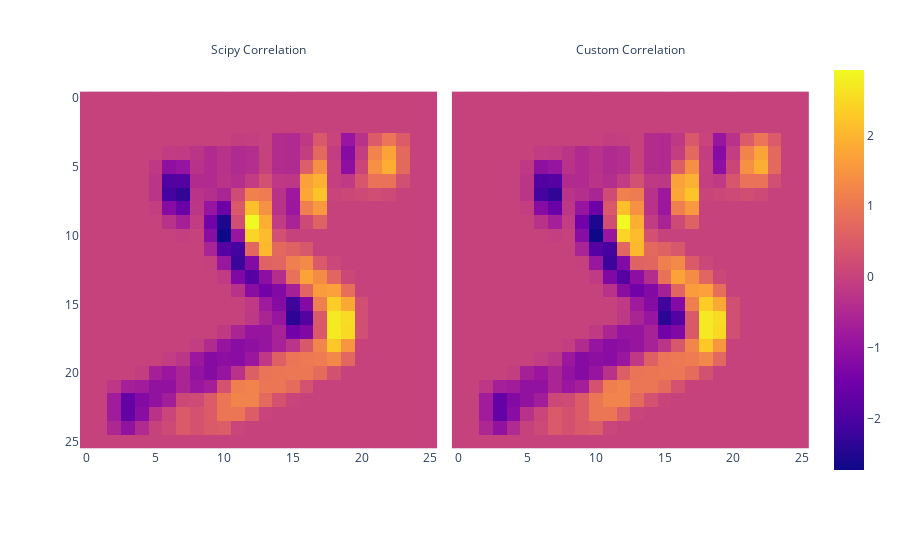

Notebook cell for this chart:
### Markdown cell above
### result visualization and comparaison with `scipy.signal`'s `correlated2d`

### Code cell
scipy_correlation = correlate2d(input.reshape(28, 28), kernel, mode="valid")
custom_correlation = (input[correlation_indices] @ kernel_weights).reshape(nb_horizontal_correlations, nb_vertical_correlations)

fig = px.imshow(np.asarray([scipy_correlation, custom_correlation]), facet_col=0)
fig.layout.annotations[0]['text'] = "Scipy Correlation"
fig.layout.annotations[1]['text'] = "Custom Correlation"
fig.show()

### Figure 1 — Plotly figure (JSON) as saved in the notebook; plotly's stock layout.template omitted (floating-point values rounded to 4 significant figures; data arrays with more than 128 entries replaced by an {"elided": "..."} marker saying what was removed)
{"data": [{"coloraxis": "coloraxis", "hovertemplate": "x: %{x}<br>y: %{y}<br>color: %{z}<extra></extra>", "name": "0", "type": "heatmap", "xaxis": "x", "yaxis": "y", "z": {"elided": "26x26 float values"}}, {"coloraxis": "coloraxis", "hovertemplate": "x: %{x}<br>y: %{y}<br>color: %{z}<extra></extra>", "name": "1", "type": "heatmap", "xaxis": "x2", "yaxis": "y2", "z": {"elided": "26x26 float values"}}], "layout": {"annotations": [{"font": {}, "showarrow": false, "text": "Scipy Correlation", "x": 0.245, "xanchor": "center", "xref": "paper", "y": 1, "yanchor": "bottom", "yref": "paper"}, {"font": {}, "showarrow": false, "text": "Custom Correlation", "x": 0.755, "xanchor": "center", "xref": "paper", "y": 1, "yanchor": "bottom", "yref": "paper"}], "coloraxis": {"colorscale": [[0, "#0d0887"], [0.1111, "#46039f"], [0.2222, "#7201a8"], [0.3333, "#9c179e"], [0.4444, "#bd3786"], [0.5556, "#d8576b"], [0.6667, "#ed7953"], [0.7778, "#fb9f3a"], [0.8889, "#fdca26"], [1, "#f0f921"]]}, "margin": {"t": 60}, "xaxis": {"anchor": "y", "constrain": "domain", "domain": [0, 0.49], "scaleanchor": "y"}, "xaxis2": {"anchor": "y2", "domain": [0.51, 1], "matches": "x"}, "yaxis": {"anchor": "x", "autorange": "reversed", "constrain": "domain", "domain": [0, 1]}, "yaxis2": {"anchor": "x2", "domain": [0, 1], "matches": "y", "showticklabels": false}}}
